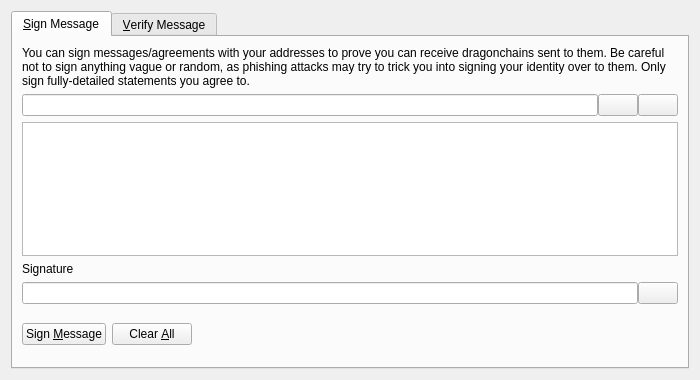
<?xml version="1.0" encoding="UTF-8"?>
<ui version="4.0">
 <class>SignVerifyMessageDialog</class>
 <widget class="QDialog" name="SignVerifyMessageDialog">
  <property name="geometry">
   <rect>
    <x>0</x>
    <y>0</y>
    <width>700</width>
    <height>380</height>
   </rect>
  </property>
  <property name="windowTitle">
   <string>Signatures - Sign / Verify a Message</string>
  </property>
  <property name="modal">
   <bool>true</bool>
  </property>
  <layout class="QVBoxLayout" name="verticalLayout">
   <item>
    <widget class="QTabWidget" name="tabWidget">
     <property name="currentIndex">
      <number>0</number>
     </property>
     <widget class="QWidget" name="tabSignMessage">
      <attribute name="title">
       <string>&amp;Sign Message</string>
      </attribute>
      <layout class="QVBoxLayout" name="verticalLayout_SM">
       <item>
        <widget class="QLabel" name="infoLabel_SM">
         <property name="text">
          <string>You can sign messages/agreements with your addresses to prove you can receive dragonchains sent to them. Be careful not to sign anything vague or random, as phishing attacks may try to trick you into signing your identity over to them. Only sign fully-detailed statements you agree to.</string>
         </property>
         <property name="textFormat">
          <enum>Qt::PlainText</enum>
         </property>
         <property name="wordWrap">
          <bool>true</bool>
         </property>
        </widget>
       </item>
       <item>
        <layout class="QHBoxLayout" name="horizontalLayout_1_SM">
         <property name="spacing">
          <number>0</number>
         </property>
         <item>
          <widget class="QValidatedLineEdit" name="addressIn_SM">
           <property name="toolTip">
            <string>The Dragonchain address to sign the message with</string>
           </property>
          </widget>
         </item>
         <item>
          <widget class="QPushButton" name="addressBookButton_SM">
           <property name="toolTip">
            <string>Choose previously used address</string>
           </property>
           <property name="text">
            <string/>
           </property>
           <property name="icon">
            <iconset resource="../bitcoin.qrc">
             <normaloff>:/icons/address-book</normaloff>:/icons/address-book</iconset>
           </property>
           <property name="shortcut">
            <string>Alt+A</string>
           </property>
           <property name="autoDefault">
            <bool>false</bool>
           </property>
          </widget>
         </item>
         <item>
          <widget class="QPushButton" name="pasteButton_SM">
           <property name="toolTip">
            <string>Paste address from clipboard</string>
           </property>
           <property name="text">
            <string/>
           </property>
           <property name="icon">
            <iconset resource="../bitcoin.qrc">
             <normaloff>:/icons/editpaste</normaloff>:/icons/editpaste</iconset>
           </property>
           <property name="shortcut">
            <string>Alt+P</string>
           </property>
           <property name="autoDefault">
            <bool>false</bool>
           </property>
          </widget>
         </item>
        </layout>
       </item>
       <item>
        <widget class="QPlainTextEdit" name="messageIn_SM">
         <property name="toolTip">
          <string>Enter the message you want to sign here</string>
         </property>
        </widget>
       </item>
       <item>
        <widget class="QLabel" name="signatureLabel_SM">
         <property name="text">
          <string>Signature</string>
         </property>
         <property name="textFormat">
          <enum>Qt::PlainText</enum>
         </property>
        </widget>
       </item>
       <item>
        <layout class="QHBoxLayout" name="horizontalLayout_2_SM">
         <property name="spacing">
          <number>0</number>
         </property>
         <item>
          <widget class="QLineEdit" name="signatureOut_SM">
           <property name="font">
            <font>
             <italic>true</italic>
            </font>
           </property>
           <property name="readOnly">
            <bool>true</bool>
           </property>
          </widget>
         </item>
         <item>
          <widget class="QPushButton" name="copySignatureButton_SM">
           <property name="toolTip">
            <string>Copy the current signature to the system clipboard</string>
           </property>
           <property name="text">
            <string/>
           </property>
           <property name="icon">
            <iconset resource="../bitcoin.qrc">
             <normaloff>:/icons/editcopy</normaloff>:/icons/editcopy</iconset>
           </property>
           <property name="autoDefault">
            <bool>false</bool>
           </property>
          </widget>
         </item>
        </layout>
       </item>
       <item>
        <layout class="QHBoxLayout" name="horizontalLayout_3_SM">
         <item>
          <widget class="QPushButton" name="signMessageButton_SM">
           <property name="toolTip">
            <string>Sign the message to prove you own this Dragonchain address</string>
           </property>
           <property name="text">
            <string>Sign &amp;Message</string>
           </property>
           <property name="icon">
            <iconset resource="../bitcoin.qrc">
             <normaloff>:/icons/edit</normaloff>:/icons/edit</iconset>
           </property>
           <property name="autoDefault">
            <bool>false</bool>
           </property>
          </widget>
         </item>
         <item>
          <widget class="QPushButton" name="clearButton_SM">
           <property name="toolTip">
            <string>Reset all sign message fields</string>
           </property>
           <property name="text">
            <string>Clear &amp;All</string>
           </property>
           <property name="icon">
            <iconset resource="../bitcoin.qrc">
             <normaloff>:/icons/remove</normaloff>:/icons/remove</iconset>
           </property>
           <property name="autoDefault">
            <bool>false</bool>
           </property>
          </widget>
         </item>
         <item>
          <spacer name="horizontalSpacer_1_SM">
           <property name="orientation">
            <enum>Qt::Horizontal</enum>
           </property>
           <property name="sizeHint" stdset="0">
            <size>
             <width>40</width>
             <height>48</height>
            </size>
           </property>
          </spacer>
         </item>
         <item>
          <widget class="QLabel" name="statusLabel_SM">
           <property name="font">
            <font>
             <weight>75</weight>
             <bold>true</bold>
            </font>
           </property>
           <property name="text">
            <string/>
           </property>
           <property name="wordWrap">
            <bool>true</bool>
           </property>
          </widget>
         </item>
         <item>
          <spacer name="horizontalSpacer_2_SM">
           <property name="orientation">
            <enum>Qt::Horizontal</enum>
           </property>
           <property name="sizeHint" stdset="0">
            <size>
             <width>40</width>
             <height>48</height>
            </size>
           </property>
          </spacer>
         </item>
        </layout>
       </item>
      </layout>
     </widget>
     <widget class="QWidget" name="tabVerifyMessage">
      <attribute name="title">
       <string>&amp;Verify Message</string>
      </attribute>
      <layout class="QVBoxLayout" name="verticalLayout_VM">
       <item>
        <widget class="QLabel" name="infoLabel_VM">
         <property name="text">
          <string>Enter the receiver's address, message (ensure you copy line breaks, spaces, tabs, etc. exactly) and signature below to verify the message. Be careful not to read more into the signature than what is in the signed message itself, to avoid being tricked by a man-in-the-middle attack. Note that this only proves the signing party receives with the address, it cannot prove sendership of any transaction!</string>
         </property>
         <property name="textFormat">
          <enum>Qt::PlainText</enum>
         </property>
         <property name="alignment">
          <set>Qt::AlignLeading|Qt::AlignLeft|Qt::AlignTop</set>
         </property>
         <property name="wordWrap">
          <bool>true</bool>
         </property>
        </widget>
       </item>
       <item>
        <layout class="QHBoxLayout" name="horizontalLayout_1_VM">
         <property name="spacing">
          <number>0</number>
         </property>
         <item>
          <widget class="QValidatedLineEdit" name="addressIn_VM">
           <property name="toolTip">
            <string>The Dragonchain address the message was signed with</string>
           </property>
          </widget>
         </item>
         <item>
          <widget class="QPushButton" name="addressBookButton_VM">
           <property name="toolTip">
            <string>Choose previously used address</string>
           </property>
           <property name="text">
            <string/>
           </property>
           <property name="icon">
            <iconset resource="../bitcoin.qrc">
             <normaloff>:/icons/address-book</normaloff>:/icons/address-book</iconset>
           </property>
           <property name="shortcut">
            <string>Alt+A</string>
           </property>
           <property name="autoDefault">
            <bool>false</bool>
           </property>
          </widget>
         </item>
        </layout>
       </item>
       <item>
        <widget class="QPlainTextEdit" name="messageIn_VM"/>
       </item>
       <item>
        <widget class="QValidatedLineEdit" name="signatureIn_VM"/>
       </item>
       <item>
        <layout class="QHBoxLayout" name="horizontalLayout_2_VM">
         <item>
          <widget class="QPushButton" name="verifyMessageButton_VM">
           <property name="toolTip">
            <string>Verify the message to ensure it was signed with the specified Dragonchain address</string>
           </property>
           <property name="text">
            <string>Verify &amp;Message</string>
           </property>
           <property name="icon">
            <iconset resource="../bitcoin.qrc">
             <normaloff>:/icons/transaction_0</normaloff>:/icons/transaction_0</iconset>
           </property>
           <property name="autoDefault">
            <bool>false</bool>
           </property>
          </widget>
         </item>
         <item>
          <widget class="QPushButton" name="clearButton_VM">
           <property name="toolTip">
            <string>Reset all verify message fields</string>
           </property>
           <property name="text">
            <string>Clear &amp;All</string>
           </property>
           <property name="icon">
            <iconset resource="../bitcoin.qrc">
             <normaloff>:/icons/remove</normaloff>:/icons/remove</iconset>
           </property>
           <property name="autoDefault">
            <bool>false</bool>
           </property>
          </widget>
         </item>
         <item>
          <spacer name="horizontalSpacer_1_VM">
           <property name="orientation">
            <enum>Qt::Horizontal</enum>
           </property>
           <property name="sizeHint" stdset="0">
            <size>
             <width>40</width>
             <height>48</height>
            </size>
           </property>
          </spacer>
         </item>
         <item>
          <widget class="QLabel" name="statusLabel_VM">
           <property name="font">
            <font>
             <weight>75</weight>
             <bold>true</bold>
            </font>
           </property>
           <property name="text">
            <string/>
           </property>
           <property name="wordWrap">
            <bool>true</bool>
           </property>
          </widget>
         </item>
         <item>
          <spacer name="horizontalSpacer_2_VM">
           <property name="orientation">
            <enum>Qt::Horizontal</enum>
           </property>
           <property name="sizeHint" stdset="0">
            <size>
             <width>40</width>
             <height>48</height>
            </size>
           </property>
          </spacer>
         </item>
        </layout>
       </item>
      </layout>
     </widget>
    </widget>
   </item>
  </layout>
 </widget>
 <customwidgets>
  <customwidget>
   <class>QValidatedLineEdit</class>
   <extends>QLineEdit</extends>
   <header>qt/qvalidatedlineedit.h</header>
  </customwidget>
 </customwidgets>
 <resources>
  <include location="../bitcoin.qrc"/>
 </resources>
 <connections/>
</ui>
